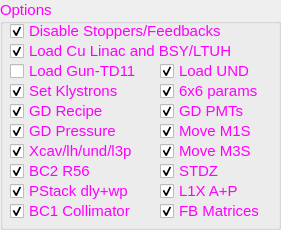
   <widget class="QGroupBox" name="groupBox">
    <property name="geometry">
     <rect>
      <x>290</x>
      <y>0</y>
      <width>281</width>
      <height>230</height>
     </rect>
    </property>
    <property name="palette">
     <palette>
      <active>
       <colorrole role="WindowText">
        <brush brushstyle="SolidPattern">
         <color alpha="255">
          <red>255</red>
          <green>0</green>
          <blue>255</blue>
         </color>
        </brush>
       </colorrole>
       <colorrole role="Light">
        <brush brushstyle="SolidPattern">
         <color alpha="255">
          <red>255</red>
          <green>255</green>
          <blue>255</blue>
         </color>
        </brush>
       </colorrole>
       <colorrole role="Base">
        <brush brushstyle="SolidPattern">
         <color alpha="255">
          <red>255</red>
          <green>255</green>
          <blue>255</blue>
         </color>
        </brush>
       </colorrole>
       <colorrole role="Shadow">
        <brush brushstyle="SolidPattern">
         <color alpha="255">
          <red>255</red>
          <green>85</green>
          <blue>0</blue>
         </color>
        </brush>
       </colorrole>
       <colorrole role="AlternateBase">
        <brush brushstyle="SolidPattern">
         <color alpha="255">
          <red>255</red>
          <green>85</green>
          <blue>0</blue>
         </color>
        </brush>
       </colorrole>
      </active>
      <inactive>
       <colorrole role="WindowText">
        <brush brushstyle="SolidPattern">
         <color alpha="255">
          <red>255</red>
          <green>0</green>
          <blue>255</blue>
         </color>
        </brush>
       </colorrole>
       <colorrole role="Light">
        <brush brushstyle="SolidPattern">
         <color alpha="255">
          <red>255</red>
          <green>255</green>
          <blue>255</blue>
         </color>
        </brush>
       </colorrole>
       <colorrole role="Base">
        <brush brushstyle="SolidPattern">
         <color alpha="255">
          <red>255</red>
          <green>255</green>
          <blue>255</blue>
         </color>
        </brush>
       </colorrole>
       <colorrole role="Shadow">
        <brush brushstyle="SolidPattern">
         <color alpha="255">
          <red>255</red>
          <green>85</green>
          <blue>0</blue>
         </color>
        </brush>
       </colorrole>
       <colorrole role="AlternateBase">
        <brush brushstyle="SolidPattern">
         <color alpha="255">
          <red>255</red>
          <green>85</green>
          <blue>0</blue>
         </color>
        </brush>
       </colorrole>
      </inactive>
      <disabled>
       <colorrole role="WindowText">
        <brush brushstyle="SolidPattern">
         <color alpha="255">
          <red>126</red>
          <green>125</green>
          <blue>124</blue>
         </color>
        </brush>
       </colorrole>
       <colorrole role="Light">
        <brush brushstyle="SolidPattern">
         <color alpha="255">
          <red>255</red>
          <green>255</green>
          <blue>255</blue>
         </color>
        </brush>
       </colorrole>
       <colorrole role="Base">
        <brush brushstyle="SolidPattern">
         <color alpha="255">
          <red>0</red>
          <green>0</green>
          <blue>0</blue>
         </color>
        </brush>
       </colorrole>
       <colorrole role="Shadow">
        <brush brushstyle="SolidPattern">
         <color alpha="255">
          <red>255</red>
          <green>85</green>
          <blue>0</blue>
         </color>
        </brush>
       </colorrole>
       <colorrole role="AlternateBase">
        <brush brushstyle="SolidPattern">
         <color alpha="255">
          <red>255</red>
          <green>85</green>
          <blue>0</blue>
         </color>
        </brush>
       </colorrole>
      </disabled>
     </palette>
    </property>
    <property name="font">
     <font>
      <pointsize>11</pointsize>
     </font>
    </property>
    <property name="title">
     <string>Options</string>
    </property>
    <widget class="QCheckBox" name="klystron_cb">
     <property name="enabled">
      <bool>true</bool>
     </property>
     <property name="geometry">
      <rect>
       <x>10</x>
       <y>80</y>
       <width>125</width>
       <height>22</height>
      </rect>
     </property>
     <property name="palette">
      <palette>
       <active>
        <colorrole role="WindowText">
         <brush brushstyle="SolidPattern">
          <color alpha="255">
           <red>255</red>
           <green>0</green>
           <blue>255</blue>
          </color>
         </brush>
        </colorrole>
       </active>
       <inactive>
        <colorrole role="WindowText">
         <brush brushstyle="SolidPattern">
          <color alpha="255">
           <red>255</red>
           <green>0</green>
           <blue>255</blue>
          </color>
         </brush>
        </colorrole>
       </inactive>
       <disabled>
        <colorrole role="WindowText">
         <brush brushstyle="SolidPattern">
          <color alpha="255">
           <red>126</red>
           <green>125</green>
           <blue>124</blue>
          </color>
         </brush>
        </colorrole>
       </disabled>
      </palette>
     </property>
     <property name="text">
      <string>Set Klystrons</string>
     </property>
     <property name="checked">
      <bool>true</bool>
     </property>
     <property name="tristate">
      <bool>false</bool>
     </property>
    </widget>
    <widget class="QCheckBox" name="m1_cb">
     <property name="geometry">
      <rect>
       <x>160</x>
       <y>120</y>
       <width>104</width>
       <height>22</height>
      </rect>
     </property>
     <property name="palette">
      <palette>
       <active>
        <colorrole role="WindowText">
         <brush brushstyle="SolidPattern">
          <color alpha="255">
           <red>255</red>
           <green>0</green>
           <blue>255</blue>
          </color>
         </brush>
        </colorrole>
       </active>
       <inactive>
        <colorrole role="WindowText">
         <brush brushstyle="SolidPattern">
          <color alpha="255">
           <red>255</red>
           <green>0</green>
           <blue>255</blue>
          </color>
         </brush>
        </colorrole>
       </inactive>
       <disabled>
        <colorrole role="WindowText">
         <brush brushstyle="SolidPattern">
          <color alpha="255">
           <red>126</red>
           <green>125</green>
           <blue>124</blue>
          </color>
         </brush>
        </colorrole>
       </disabled>
      </palette>
     </property>
     <property name="text">
      <string>Move M1S</string>
     </property>
     <property name="checked">
      <bool>true</bool>
     </property>
    </widget>
    <widget class="QCheckBox" name="fast6x6_cb">
     <property name="geometry">
      <rect>
       <x>160</x>
       <y>80</y>
       <width>109</width>
       <height>22</height>
      </rect>
     </property>
     <property name="palette">
      <palette>
       <active>
        <colorrole role="WindowText">
         <brush brushstyle="SolidPattern">
          <color alpha="255">
           <red>255</red>
           <green>0</green>
           <blue>255</blue>
          </color>
         </brush>
        </colorrole>
       </active>
       <inactive>
        <colorrole role="WindowText">
         <brush brushstyle="SolidPattern">
          <color alpha="255">
           <red>255</red>
           <green>0</green>
           <blue>255</blue>
          </color>
         </brush>
        </colorrole>
       </inactive>
       <disabled>
        <colorrole role="WindowText">
         <brush brushstyle="SolidPattern">
          <color alpha="255">
           <red>126</red>
           <green>125</green>
           <blue>124</blue>
          </color>
         </brush>
        </colorrole>
       </disabled>
      </palette>
     </property>
     <property name="text">
      <string>6x6 params</string>
     </property>
     <property name="checked">
      <bool>true</bool>
     </property>
    </widget>
    <widget class="QCheckBox" name="recipe_cb">
     <property name="geometry">
      <rect>
       <x>10</x>
       <y>100</y>
       <width>131</width>
       <height>22</height>
      </rect>
     </property>
     <property name="palette">
      <palette>
       <active>
        <colorrole role="WindowText">
         <brush brushstyle="SolidPattern">
          <color alpha="255">
           <red>255</red>
           <green>0</green>
           <blue>255</blue>
          </color>
         </brush>
        </colorrole>
       </active>
       <inactive>
        <colorrole role="WindowText">
         <brush brushstyle="SolidPattern">
          <color alpha="255">
           <red>255</red>
           <green>0</green>
           <blue>255</blue>
          </color>
         </brush>
        </colorrole>
       </inactive>
       <disabled>
        <colorrole role="WindowText">
         <brush brushstyle="SolidPattern">
          <color alpha="255">
           <red>126</red>
           <green>125</green>
           <blue>124</blue>
          </color>
         </brush>
        </colorrole>
       </disabled>
      </palette>
     </property>
     <property name="text">
      <string>GD Recipe</string>
     </property>
     <property name="checked">
      <bool>true</bool>
     </property>
    </widget>
    <widget class="QCheckBox" name="pmt_cb">
     <property name="geometry">
      <rect>
       <x>160</x>
       <y>100</y>
       <width>131</width>
       <height>22</height>
      </rect>
     </property>
     <property name="palette">
      <palette>
       <active>
        <colorrole role="WindowText">
         <brush brushstyle="SolidPattern">
          <color alpha="255">
           <red>255</red>
           <green>0</green>
           <blue>255</blue>
          </color>
         </brush>
        </colorrole>
       </active>
       <inactive>
        <colorrole role="WindowText">
         <brush brushstyle="SolidPattern">
          <color alpha="255">
           <red>255</red>
           <green>0</green>
           <blue>255</blue>
          </color>
         </brush>
        </colorrole>
       </inactive>
       <disabled>
        <colorrole role="WindowText">
         <brush brushstyle="SolidPattern">
          <color alpha="255">
           <red>126</red>
           <green>125</green>
           <blue>124</blue>
          </color>
         </brush>
        </colorrole>
       </disabled>
      </palette>
     </property>
     <property name="text">
      <string>GD PMTs</string>
     </property>
     <property name="checked">
      <bool>true</bool>
     </property>
    </widget>
    <widget class="QCheckBox" name="stopper_cb">
     <property name="enabled">
      <bool>true</bool>
     </property>
     <property name="geometry">
      <rect>
       <x>10</x>
       <y>20</y>
       <width>238</width>
       <height>22</height>
      </rect>
     </property>
     <property name="palette">
      <palette>
       <active>
        <colorrole role="WindowText">
         <brush brushstyle="SolidPattern">
          <color alpha="255">
           <red>255</red>
           <green>0</green>
           <blue>255</blue>
          </color>
         </brush>
        </colorrole>
       </active>
       <inactive>
        <colorrole role="WindowText">
         <brush brushstyle="SolidPattern">
          <color alpha="255">
           <red>255</red>
           <green>0</green>
           <blue>255</blue>
          </color>
         </brush>
        </colorrole>
       </inactive>
       <disabled>
        <colorrole role="WindowText">
         <brush brushstyle="SolidPattern">
          <color alpha="255">
           <red>126</red>
           <green>125</green>
           <blue>124</blue>
          </color>
         </brush>
        </colorrole>
       </disabled>
      </palette>
     </property>
     <property name="text">
      <string>Disable Stoppers/Feedbacks</string>
     </property>
     <property name="checked">
      <bool>true</bool>
     </property>
     <property name="tristate">
      <bool>false</bool>
     </property>
    </widget>
    <widget class="QCheckBox" name="setpoints_cb">
     <property name="geometry">
      <rect>
       <x>10</x>
       <y>140</y>
       <width>144</width>
       <height>22</height>
      </rect>
     </property>
     <property name="palette">
      <palette>
       <active>
        <colorrole role="WindowText">
         <brush brushstyle="SolidPattern">
          <color alpha="255">
           <red>255</red>
           <green>0</green>
           <blue>255</blue>
          </color>
         </brush>
        </colorrole>
       </active>
       <inactive>
        <colorrole role="WindowText">
         <brush brushstyle="SolidPattern">
          <color alpha="255">
           <red>255</red>
           <green>0</green>
           <blue>255</blue>
          </color>
         </brush>
        </colorrole>
       </inactive>
       <disabled>
        <colorrole role="WindowText">
         <brush brushstyle="SolidPattern">
          <color alpha="255">
           <red>126</red>
           <green>125</green>
           <blue>124</blue>
          </color>
         </brush>
        </colorrole>
       </disabled>
      </palette>
     </property>
     <property name="text">
      <string>Xcav/lh/und/l3p</string>
     </property>
     <property name="checked">
      <bool>true</bool>
     </property>
    </widget>
    <widget class="QCheckBox" name="m3_cb">
     <property name="geometry">
      <rect>
       <x>160</x>
       <y>140</y>
       <width>102</width>
       <height>22</height>
      </rect>
     </property>
     <property name="palette">
      <palette>
       <active>
        <colorrole role="WindowText">
         <brush brushstyle="SolidPattern">
          <color alpha="255">
           <red>255</red>
           <green>0</green>
           <blue>255</blue>
          </color>
         </brush>
        </colorrole>
       </active>
       <inactive>
        <colorrole role="WindowText">
         <brush brushstyle="SolidPattern">
          <color alpha="255">
           <red>255</red>
           <green>0</green>
           <blue>255</blue>
          </color>
         </brush>
        </colorrole>
       </inactive>
       <disabled>
        <colorrole role="WindowText">
         <brush brushstyle="SolidPattern">
          <color alpha="255">
           <red>126</red>
           <green>125</green>
           <blue>124</blue>
          </color>
         </brush>
        </colorrole>
       </disabled>
      </palette>
     </property>
     <property name="text">
      <string>Move M3S</string>
     </property>
     <property name="checked">
      <bool>true</bool>
     </property>
    </widget>
    <widget class="QCheckBox" name="pressure_cb">
     <property name="geometry">
      <rect>
       <x>10</x>
       <y>120</y>
       <width>126</width>
       <height>22</height>
      </rect>
     </property>
     <property name="palette">
      <palette>
       <active>
        <colorrole role="WindowText">
         <brush brushstyle="SolidPattern">
          <color alpha="255">
           <red>255</red>
           <green>0</green>
           <blue>255</blue>
          </color>
         </brush>
        </colorrole>
       </active>
       <inactive>
        <colorrole role="WindowText">
         <brush brushstyle="SolidPattern">
          <color alpha="255">
           <red>255</red>
           <green>0</green>
           <blue>255</blue>
          </color>
         </brush>
        </colorrole>
       </inactive>
       <disabled>
        <colorrole role="WindowText">
         <brush brushstyle="SolidPattern">
          <color alpha="255">
           <red>126</red>
           <green>125</green>
           <blue>124</blue>
          </color>
         </brush>
        </colorrole>
       </disabled>
      </palette>
     </property>
     <property name="text">
      <string>GD Pressure</string>
     </property>
     <property name="checked">
      <bool>true</bool>
     </property>
    </widget>
    <widget class="QCheckBox" name="score_cb">
     <property name="enabled">
      <bool>true</bool>
     </property>
     <property name="geometry">
      <rect>
       <x>10</x>
       <y>40</y>
       <width>265</width>
       <height>22</height>
      </rect>
     </property>
     <property name="palette">
      <palette>
       <active>
        <colorrole role="WindowText">
         <brush brushstyle="SolidPattern">
          <color alpha="255">
           <red>255</red>
           <green>0</green>
           <blue>255</blue>
          </color>
         </brush>
        </colorrole>
       </active>
       <inactive>
        <colorrole role="WindowText">
         <brush brushstyle="SolidPattern">
          <color alpha="255">
           <red>255</red>
           <green>0</green>
           <blue>255</blue>
          </color>
         </brush>
        </colorrole>
       </inactive>
       <disabled>
        <colorrole role="WindowText">
         <brush brushstyle="SolidPattern">
          <color alpha="255">
           <red>126</red>
           <green>125</green>
           <blue>124</blue>
          </color>
         </brush>
        </colorrole>
       </disabled>
      </palette>
     </property>
     <property name="text">
      <string>Load Cu Linac and BSY/LTUH</string>
     </property>
     <property name="checked">
      <bool>true</bool>
     </property>
     <property name="tristate">
      <bool>false</bool>
     </property>
    </widget>
    <widget class="QCheckBox" name="stdz_cb">
     <property name="enabled">
      <bool>true</bool>
     </property>
     <property name="geometry">
      <rect>
       <x>160</x>
       <y>160</y>
       <width>91</width>
       <height>22</height>
      </rect>
     </property>
     <property name="palette">
      <palette>
       <active>
        <colorrole role="WindowText">
         <brush brushstyle="SolidPattern">
          <color alpha="255">
           <red>255</red>
           <green>0</green>
           <blue>255</blue>
          </color>
         </brush>
        </colorrole>
       </active>
       <inactive>
        <colorrole role="WindowText">
         <brush brushstyle="SolidPattern">
          <color alpha="255">
           <red>255</red>
           <green>0</green>
           <blue>255</blue>
          </color>
         </brush>
        </colorrole>
       </inactive>
       <disabled>
        <colorrole role="WindowText">
         <brush brushstyle="SolidPattern">
          <color alpha="255">
           <red>126</red>
           <green>125</green>
           <blue>124</blue>
          </color>
         </brush>
        </colorrole>
       </disabled>
      </palette>
     </property>
     <property name="text">
      <string>STDZ</string>
     </property>
     <property name="checked">
      <bool>true</bool>
     </property>
     <property name="tristate">
      <bool>false</bool>
     </property>
    </widget>
    <widget class="QCheckBox" name="injector_cb">
     <property name="enabled">
      <bool>true</bool>
     </property>
     <property name="geometry">
      <rect>
       <x>10</x>
       <y>60</y>
       <width>144</width>
       <height>22</height>
      </rect>
     </property>
     <property name="palette">
      <palette>
       <active>
        <colorrole role="WindowText">
         <brush brushstyle="SolidPattern">
          <color alpha="255">
           <red>255</red>
           <green>0</green>
           <blue>255</blue>
          </color>
         </brush>
        </colorrole>
       </active>
       <inactive>
        <colorrole role="WindowText">
         <brush brushstyle="SolidPattern">
          <color alpha="255">
           <red>255</red>
           <green>0</green>
           <blue>255</blue>
          </color>
         </brush>
        </colorrole>
       </inactive>
       <disabled>
        <colorrole role="WindowText">
         <brush brushstyle="SolidPattern">
          <color alpha="255">
           <red>126</red>
           <green>125</green>
           <blue>124</blue>
          </color>
         </brush>
        </colorrole>
       </disabled>
      </palette>
     </property>
     <property name="text">
      <string>Load Gun-TD11</string>
     </property>
     <property name="tristate">
      <bool>false</bool>
     </property>
    </widget>
    <widget class="QCheckBox" name="BC2_cb">
     <property name="geometry">
      <rect>
       <x>10</x>
       <y>160</y>
       <width>102</width>
       <height>22</height>
      </rect>
     </property>
     <property name="palette">
      <palette>
       <active>
        <colorrole role="WindowText">
         <brush brushstyle="SolidPattern">
          <color alpha="255">
           <red>255</red>
           <green>0</green>
           <blue>255</blue>
          </color>
         </brush>
        </colorrole>
       </active>
       <inactive>
        <colorrole role="WindowText">
         <brush brushstyle="SolidPattern">
          <color alpha="255">
           <red>255</red>
           <green>0</green>
           <blue>255</blue>
          </color>
         </brush>
        </colorrole>
       </inactive>
       <disabled>
        <colorrole role="WindowText">
         <brush brushstyle="SolidPattern">
          <color alpha="255">
           <red>126</red>
           <green>125</green>
           <blue>124</blue>
          </color>
         </brush>
        </colorrole>
       </disabled>
      </palette>
     </property>
     <property name="text">
      <string>BC2 R56</string>
     </property>
     <property name="checked">
      <bool>true</bool>
     </property>
    </widget>
    <widget class="QCheckBox" name="taper_cb">
     <property name="enabled">
      <bool>true</bool>
     </property>
     <property name="geometry">
      <rect>
       <x>160</x>
       <y>60</y>
       <width>118</width>
       <height>22</height>
      </rect>
     </property>
     <property name="palette">
      <palette>
       <active>
        <colorrole role="WindowText">
         <brush brushstyle="SolidPattern">
          <color alpha="255">
           <red>255</red>
           <green>0</green>
           <blue>255</blue>
          </color>
         </brush>
        </colorrole>
       </active>
       <inactive>
        <colorrole role="WindowText">
         <brush brushstyle="SolidPattern">
          <color alpha="255">
           <red>255</red>
           <green>0</green>
           <blue>255</blue>
          </color>
         </brush>
        </colorrole>
       </inactive>
       <disabled>
        <colorrole role="WindowText">
         <brush brushstyle="SolidPattern">
          <color alpha="255">
           <red>126</red>
           <green>125</green>
           <blue>124</blue>
          </color>
         </brush>
        </colorrole>
       </disabled>
      </palette>
     </property>
     <property name="text">
      <string>Load UND</string>
     </property>
     <property name="checked">
      <bool>true</bool>
     </property>
     <property name="tristate">
      <bool>false</bool>
     </property>
    </widget>
    <widget class="QCheckBox" name="l1x_cb">
     <property name="enabled">
      <bool>true</bool>
     </property>
     <property name="geometry">
      <rect>
       <x>160</x>
       <y>180</y>
       <width>115</width>
       <height>22</height>
      </rect>
     </property>
     <property name="palette">
      <palette>
       <active>
        <colorrole role="WindowText">
         <brush brushstyle="SolidPattern">
          <color alpha="255">
           <red>255</red>
           <green>0</green>
           <blue>255</blue>
          </color>
         </brush>
        </colorrole>
       </active>
       <inactive>
        <colorrole role="WindowText">
         <brush brushstyle="SolidPattern">
          <color alpha="255">
           <red>255</red>
           <green>0</green>
           <blue>255</blue>
          </color>
         </brush>
        </colorrole>
       </inactive>
       <disabled>
        <colorrole role="WindowText">
         <brush brushstyle="SolidPattern">
          <color alpha="255">
           <red>126</red>
           <green>125</green>
           <blue>124</blue>
          </color>
         </brush>
        </colorrole>
       </disabled>
      </palette>
     </property>
     <property name="text">
      <string>L1X A+P</string>
     </property>
     <property name="checked">
      <bool>true</bool>
     </property>
     <property name="tristate">
      <bool>false</bool>
     </property>
    </widget>
    <widget class="QCheckBox" name="pstack_cb">
     <property name="geometry">
      <rect>
       <x>10</x>
       <y>180</y>
       <width>135</width>
       <height>22</height>
      </rect>
     </property>
     <property name="palette">
      <palette>
       <active>
        <colorrole role="WindowText">
         <brush brushstyle="SolidPattern">
          <color alpha="255">
           <red>255</red>
           <green>0</green>
           <blue>255</blue>
          </color>
         </brush>
        </colorrole>
       </active>
       <inactive>
        <colorrole role="WindowText">
         <brush brushstyle="SolidPattern">
          <color alpha="255">
           <red>255</red>
           <green>0</green>
           <blue>255</blue>
          </color>
         </brush>
        </colorrole>
       </inactive>
       <disabled>
        <colorrole role="WindowText">
         <brush brushstyle="SolidPattern">
          <color alpha="255">
           <red>126</red>
           <green>125</green>
           <blue>124</blue>
          </color>
         </brush>
        </colorrole>
       </disabled>
      </palette>
     </property>
     <property name="text">
      <string>PStack dly+wp</string>
     </property>
     <property name="checked">
      <bool>true</bool>
     </property>
    </widget>
    <widget class="QCheckBox" name="bc1coll_cb">
     <property name="geometry">
      <rect>
       <x>10</x>
       <y>200</y>
       <width>135</width>
       <height>22</height>
      </rect>
     </property>
     <property name="palette">
      <palette>
       <active>
        <colorrole role="WindowText">
         <brush brushstyle="SolidPattern">
          <color alpha="255">
           <red>255</red>
           <green>0</green>
           <blue>255</blue>
          </color>
         </brush>
        </colorrole>
       </active>
       <inactive>
        <colorrole role="WindowText">
         <brush brushstyle="SolidPattern">
          <color alpha="255">
           <red>255</red>
           <green>0</green>
           <blue>255</blue>
          </color>
         </brush>
        </colorrole>
       </inactive>
       <disabled>
        <colorrole role="WindowText">
         <brush brushstyle="SolidPattern">
          <color alpha="255">
           <red>126</red>
           <green>125</green>
           <blue>124</blue>
          </color>
         </brush>
        </colorrole>
       </disabled>
      </palette>
     </property>
     <property name="text">
      <string>BC1 Collimator</string>
     </property>
     <property name="checked">
      <bool>true</bool>
     </property>
    </widget>
    <widget class="QCheckBox" name="matrices_cb">
     <property name="enabled">
      <bool>true</bool>
     </property>
     <property name="geometry">
      <rect>
       <x>160</x>
       <y>200</y>
       <width>115</width>
       <height>22</height>
      </rect>
     </property>
     <property name="palette">
      <palette>
       <active>
        <colorrole role="WindowText">
         <brush brushstyle="SolidPattern">
          <color alpha="255">
           <red>255</red>
           <green>0</green>
           <blue>255</blue>
          </color>
         </brush>
        </colorrole>
       </active>
       <inactive>
        <colorrole role="WindowText">
         <brush brushstyle="SolidPattern">
          <color alpha="255">
           <red>255</red>
           <green>0</green>
           <blue>255</blue>
          </color>
         </brush>
        </colorrole>
       </inactive>
       <disabled>
        <colorrole role="WindowText">
         <brush brushstyle="SolidPattern">
          <color alpha="255">
           <red>126</red>
           <green>125</green>
           <blue>124</blue>
          </color>
         </brush>
        </colorrole>
       </disabled>
      </palette>
     </property>
     <property name="text">
      <string>FB Matrices</string>
     </property>
     <property name="checked">
      <bool>true</bool>
     </property>
     <property name="tristate">
      <bool>false</bool>
     </property>
    </widget>
   </widget>
